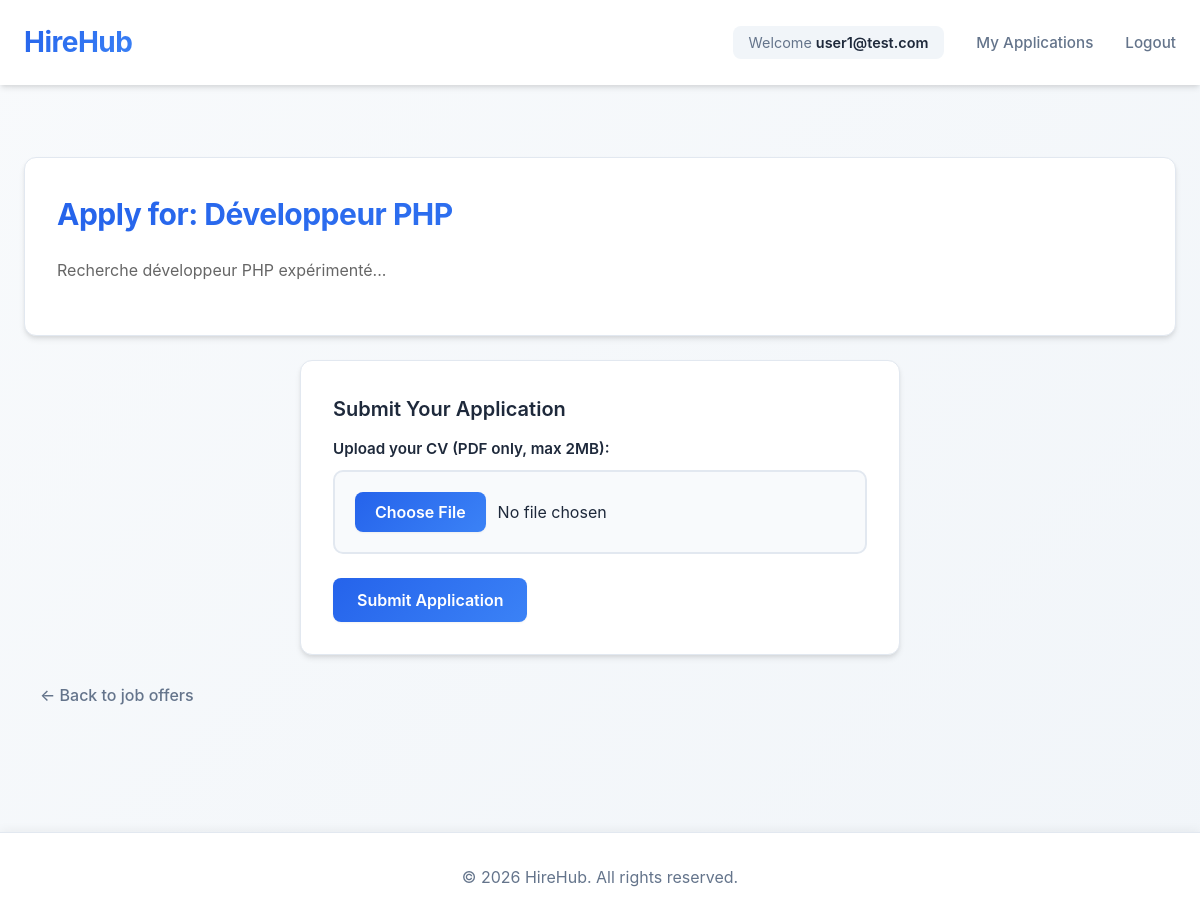
Screenshot of /apply.php?offer_id=1 (signed in) with the database file from the repository.
### tables this page shows
CREATE TABLE job_offers (
    id INT PRIMARY KEY AUTO_INCREMENT,
    title VARCHAR(255) NOT NULL,
    description TEXT NOT NULL,
    company VARCHAR(255) NOT NULL,
    location VARCHAR(255) NOT NULL,
    type ENUM('CDI', 'CDD', 'Stage', 'Alternance', 'Freelance') NOT NULL,
    salary VARCHAR(100),
    image_path VARCHAR(500),
    created_by INT,
    created_at TIMESTAMP DEFAULT CURRENT_TIMESTAMP,
    FOREIGN KEY (created_by) REFERENCES users(id) ON DELETE SET NULL
);

### classes/Database.php (called while the page is built, shortened)
<?php
class Database {
    public function __construct() {
        $host = 'localhost';
        $dbname = 'hire_hub';
        $username = 'root';
        $password = '';
        $this->conn = mysqli_connect($host, $username, $password, $dbname);
    }
}

### public/apply.php (the view, shortened to what this page needs)
<?php
require_once "../classes/Database.php";
$db = new Database();
$success = "";
$offer_id = (int) $_GET['offer_id'];
$jobSql = "SELECT title, description FROM job_offers WHERE id = ?";
$stmt = mysqli_prepare($db->conn, $jobSql);
mysqli_stmt_bind_param($stmt, "i", $offer_id);
mysqli_stmt_execute($stmt);
$jobResult = mysqli_stmt_get_result($stmt);
$job = mysqli_fetch_assoc($jobResult);
require_once "../includes/header.php";
?>
<div class="card">
    <h2>Apply for: <?php echo htmlspecialchars($job['title']); ?></h2>
    <p style="color: #666; margin-bottom: 20px;"><?php echo nl2br(htmlspecialchars($job['description'])); ?></p>
</div>
<div class="card" style="max-width: 600px; margin: 0 auto;">
    <h3>Submit Your Application</h3>
    <?php
    if ($success) {
        echo "<div class='alert alert-success'>$success</div>";
        echo "<p><a href='index.php' class='btn'>Back to Job Offers</a></p>";
    } else {
    ?>
    <form method="POST" enctype="multipart/form-data">
        <div class="form-group">
            <label>Upload your CV (PDF only, max 2MB):</label>
            <input id="cv"  type="file" name="cv" accept=".pdf" required>
        </div>
        <button type="submit" name="apply" class="btn">Submit Application</button>
    </form>
    <?php } ?>
</div>
<p class="mt-20">
    <a href="index.php" class="back-link">← Back to job offers</a>
</p>
<?php require_once "../includes/footer.php"; ?>

### assets/css/style.css (style rules this page uses)
* { margin: 0; padding: 0; box-sizing: border-box; }
:root { --primary-color: #2563eb; --primary-dark: #1d4ed8; --primary-light: #3b82f6; --secondary-color: #64748b; --success-color: #10b981; --error-color: #ef4444; --warning-color: #f59e0b; --text-primary: #1e293b; --text-secondary: #64748b; --bg-primary: #ffffff; --bg-secondary: #f8fafc; --bg-tertiary: #f1f5f9; --border-color: #e2e8f0; --shadow-sm: 0 1px 2px 0 rgba(0, 0, 0, 0.05); --shadow-md: 0 4px 6px -1px rgba(0, 0, 0, 0.1), 0 2px 4px -1px rgba(0, 0, 0, 0.06); --shadow-lg: 0 10px 15px -3px rgba(0, 0, 0, 0.1), 0 4px 6px -2px rgba(0, 0, 0, 0.05); --shadow-xl: 0 20px 25px -5px rgba(0, 0, 0, 0.1), 0 10px 10px -5px rgba(0, 0, 0, 0.04); --radius-sm: 6px; --radius-md: 8px; --radius-lg: 12px; }
body { font-family: 'Inter', -apple-system, BlinkMacSystemFont, 'Segoe UI', Roboto, 'Helvetica Neue', Arial, sans-serif; line-height: 1.6; color: var(--text-primary); background: linear-gradient(135deg, #f8fafc 0%, #f1f5f9 100%); min-height: 100vh; -webkit-font-smoothing: antialiased; -moz-osx-font-smoothing: grayscale; }
.card { background: var(--bg-primary); border-radius: var(--radius-lg); padding: 32px; margin-bottom: 24px; box-shadow: var(--shadow-md); border: 1px solid var(--border-color); transition: all 0.3s ease; }
.card h2 { margin-bottom: 20px; color: var(--text-primary); font-size: 1.875rem; font-weight: 700; letter-spacing: -0.5px; background: linear-gradient(135deg, var(--primary-color) 0%, var(--primary-light) 100%); -webkit-background-clip: text; -webkit-text-fill-color: transparent; background-clip: text; }
.card h3 { margin-bottom: 12px; color: var(--text-primary); font-size: 1.25rem; font-weight: 600; }
.form-group { margin-bottom: 24px; }
.form-group label { display: block; margin-bottom: 8px; font-weight: 600; color: var(--text-primary); font-size: 0.95rem; }
.form-group input[type="text"], .form-group input[type="email"], .form-group input[type="password"], .form-group input[type="file"], .form-group textarea { width: 100%; padding: 12px 16px; border: 2px solid var(--border-color); border-radius: var(--radius-md); font-size: 1rem; font-family: inherit; transition: all 0.3s ease; background: var(--bg-primary); color: var(--text-primary); }
.form-group input[type="file"] { cursor: pointer; background-color: var(--bg-secondary); padding: 16px; }
.btn { display: inline-block; padding: 12px 24px; background: linear-gradient(135deg, var(--primary-color) 0%, var(--primary-light) 100%); color: #fff; text-decoration: none; border: none; border-radius: var(--radius-md); cursor: pointer; font-size: 1rem; font-family: inherit; font-weight: 600; transition: all 0.3s ease; box-shadow: var(--shadow-sm); position: relative; overflow: hidden; }
.btn::before { content: ''; position: absolute; top: 50%; left: 50%; width: 0; height: 0; border-radius: 50%; background: rgba(255, 255, 255, 0.3); transform: translate(-50%, -50%); transition: width 0.6s, height 0.6s; }
a { color: var(--primary-color); text-decoration: none; transition: all 0.3s ease; }
.mt-20 { margin-top: 20px; }
.back-link { display: inline-flex; align-items: center; gap: 8px; margin-bottom: 24px; color: var(--text-secondary); font-weight: 500; transition: all 0.3s ease; padding: 8px 16px; border-radius: var(--radius-md); }
.form-group input[type="file"]#cv { width: 100% !important; max-width: 100%; padding: 12px 10px; font-size: 16px; border-radius: 8px; border: 1px solid #ccc; display: block; margin: 10px 0; box-sizing: border-box; }
div.card > form > div.form-group > input#cv[type="file"] { width: 100% !important; padding: 20px !important; font-size: 16px !important; border: 2px solid #e2e8f0 !important; border-radius: 10px !important; background: #f8fafc !important; margin-top: 8px !important; }

### rows the page displays
job_offers: title "Développeur PHP", description "Recherche développeur PHP expérimenté..."

### other values shown
$_SESSION['user']['name'] "user1@test.com"
